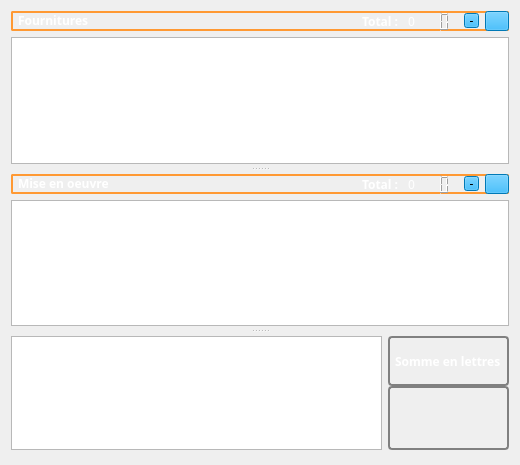
<?xml version="1.0" encoding="UTF-8"?>
<ui version="4.0">
 <class>i_table_fixedrow</class>
 <widget class="QWidget" name="i_table_fixedrow">
  <property name="geometry">
   <rect>
    <x>0</x>
    <y>0</y>
    <width>520</width>
    <height>465</height>
   </rect>
  </property>
  <property name="sizePolicy">
   <sizepolicy hsizetype="Preferred" vsizetype="MinimumExpanding">
    <horstretch>0</horstretch>
    <verstretch>0</verstretch>
   </sizepolicy>
  </property>
  <property name="font">
   <font>
    <family>Trajan Pro</family>
   </font>
  </property>
  <property name="windowTitle">
   <string>Form</string>
  </property>
  <layout class="QHBoxLayout" name="horizontalLayout_4">
   <property name="spacing">
    <number>4</number>
   </property>
   <item>
    <widget class="QSplitter" name="splitter">
     <property name="orientation">
      <enum>Qt::Vertical</enum>
     </property>
     <property name="handleWidth">
      <number>10</number>
     </property>
     <property name="childrenCollapsible">
      <bool>true</bool>
     </property>
     <widget class="QWidget" name="layoutWidget">
      <layout class="QVBoxLayout" name="verticalLayout">
       <item>
        <layout class="QVBoxLayout" name="verticalLayout_3">
         <property name="topMargin">
          <number>0</number>
         </property>
         <item>
          <widget class="QWidget" name="Fournitures_header" native="true">
           <property name="minimumSize">
            <size>
             <width>0</width>
             <height>20</height>
            </size>
           </property>
           <property name="maximumSize">
            <size>
             <width>16777215</width>
             <height>20</height>
            </size>
           </property>
           <property name="styleSheet">
            <string notr="true">QWidget#Fournitures_header{

	background-color:  qlineargradient(x1:0, y1:0, x2:0, y2:1,
                                      stop:0 #616161, stop: 0.5 #505050,
                                      stop: 0.6 #434343, stop:1 #656565);
border: 2px solid rgb(255, 153, 51);
border-radius: 2px;
}</string>
           </property>
           <layout class="QHBoxLayout" name="horizontalLayout_2">
            <property name="leftMargin">
             <number>7</number>
            </property>
            <property name="topMargin">
             <number>0</number>
            </property>
            <property name="rightMargin">
             <number>0</number>
            </property>
            <property name="bottomMargin">
             <number>0</number>
            </property>
            <item>
             <widget class="QLabel" name="label_2">
              <property name="sizePolicy">
               <sizepolicy hsizetype="Expanding" vsizetype="Preferred">
                <horstretch>0</horstretch>
                <verstretch>0</verstretch>
               </sizepolicy>
              </property>
              <property name="minimumSize">
               <size>
                <width>0</width>
                <height>0</height>
               </size>
              </property>
              <property name="maximumSize">
               <size>
                <width>16777215</width>
                <height>15</height>
               </size>
              </property>
              <property name="font">
               <font>
                <family>Trajan Pro</family>
                <pointsize>9</pointsize>
                <weight>75</weight>
                <italic>false</italic>
                <bold>true</bold>
               </font>
              </property>
              <property name="styleSheet">
               <string notr="true">color: rgb(255, 255, 255);</string>
              </property>
              <property name="text">
               <string>Fournitures</string>
              </property>
             </widget>
            </item>
            <item>
             <widget class="QLabel" name="label_total_fournitures">
              <property name="font">
               <font>
                <family>Trajan Pro</family>
                <weight>75</weight>
                <bold>true</bold>
               </font>
              </property>
              <property name="styleSheet">
               <string notr="true">color:rgb(255, 255, 255);</string>
              </property>
              <property name="text">
               <string>Total : </string>
              </property>
             </widget>
            </item>
            <item>
             <widget class="QLabel" name="label_total_fournitures_num">
              <property name="styleSheet">
               <string notr="true">color:rgb(255, 255, 255);</string>
              </property>
              <property name="text">
               <string>0</string>
              </property>
             </widget>
            </item>
            <item>
             <widget class="QLCDNumber" name="lcdNumber">
              <property name="styleSheet">
               <string notr="true">color: rgb(0, 170, 255);</string>
              </property>
              <property name="frameShape">
               <enum>QFrame::NoFrame</enum>
              </property>
              <property name="digitCount">
               <number>2</number>
              </property>
              <property name="segmentStyle">
               <enum>QLCDNumber::Outline</enum>
              </property>
             </widget>
            </item>
            <item>
             <widget class="QToolButton" name="toolButton">
              <property name="maximumSize">
               <size>
                <width>15</width>
                <height>15</height>
               </size>
              </property>
              <property name="styleSheet">
               <string notr="true">color:rgb(0, 0, 0);
background-color: rgb(0, 170, 255);</string>
              </property>
              <property name="text">
               <string>-</string>
              </property>
              <property name="shortcut">
               <string>Backspace</string>
              </property>
             </widget>
            </item>
            <item>
             <widget class="QToolButton" name="toolButtonFournitures">
              <property name="minimumSize">
               <size>
                <width>20</width>
                <height>20</height>
               </size>
              </property>
              <property name="styleSheet">
               <string notr="true">background-color: rgb(0, 170, 255);</string>
              </property>
              <property name="text">
               <string/>
              </property>
              <property name="icon">
               <iconset resource="resources.qrc">
                <normaloff>:/files/images/kuba_arrow_button_set_1.png</normaloff>:/files/images/kuba_arrow_button_set_1.png</iconset>
              </property>
              <property name="iconSize">
               <size>
                <width>16</width>
                <height>16</height>
               </size>
              </property>
              <property name="checkable">
               <bool>false</bool>
              </property>
              <property name="toolButtonStyle">
               <enum>Qt::ToolButtonIconOnly</enum>
              </property>
              <property name="autoRaise">
               <bool>false</bool>
              </property>
             </widget>
            </item>
           </layout>
          </widget>
         </item>
         <item>
          <widget class="QTableView" name="tableView_Fournitures">
           <property name="sizeAdjustPolicy">
            <enum>QAbstractScrollArea::AdjustToContents</enum>
           </property>
           <property name="selectionMode">
            <enum>QAbstractItemView::SingleSelection</enum>
           </property>
           <property name="selectionBehavior">
            <enum>QAbstractItemView::SelectRows</enum>
           </property>
           <property name="textElideMode">
            <enum>Qt::ElideLeft</enum>
           </property>
          </widget>
         </item>
        </layout>
       </item>
      </layout>
     </widget>
     <widget class="QWidget" name="layoutWidget">
      <layout class="QVBoxLayout" name="verticalLayout_2">
       <property name="sizeConstraint">
        <enum>QLayout::SetDefaultConstraint</enum>
       </property>
       <property name="topMargin">
        <number>0</number>
       </property>
       <item>
        <widget class="QWidget" name="Meo_header" native="true">
         <property name="minimumSize">
          <size>
           <width>0</width>
           <height>20</height>
          </size>
         </property>
         <property name="maximumSize">
          <size>
           <width>16777215</width>
           <height>20</height>
          </size>
         </property>
         <property name="styleSheet">
          <string notr="true">QWidget#Meo_header{

	background-color:  qlineargradient(x1:0, y1:0, x2:0, y2:1,
                                      stop:0 #616161, stop: 0.5 #505050,
                                      stop: 0.6 #434343, stop:1 #656565);
border: 2px solid rgb(255, 153, 51);
border-radius: 2px;
}</string>
         </property>
         <layout class="QHBoxLayout" name="horizontalLayout">
          <property name="leftMargin">
           <number>7</number>
          </property>
          <property name="topMargin">
           <number>0</number>
          </property>
          <property name="rightMargin">
           <number>0</number>
          </property>
          <property name="bottomMargin">
           <number>0</number>
          </property>
          <item>
           <widget class="QLabel" name="label">
            <property name="sizePolicy">
             <sizepolicy hsizetype="Expanding" vsizetype="Preferred">
              <horstretch>0</horstretch>
              <verstretch>0</verstretch>
             </sizepolicy>
            </property>
            <property name="minimumSize">
             <size>
              <width>50</width>
              <height>15</height>
             </size>
            </property>
            <property name="maximumSize">
             <size>
              <width>16777215</width>
              <height>15</height>
             </size>
            </property>
            <property name="font">
             <font>
              <family>Trajan Pro</family>
              <pointsize>9</pointsize>
              <weight>75</weight>
              <bold>true</bold>
             </font>
            </property>
            <property name="styleSheet">
             <string notr="true">color: rgb(255, 255, 255);</string>
            </property>
            <property name="text">
             <string>Mise en oeuvre</string>
            </property>
            <property name="scaledContents">
             <bool>true</bool>
            </property>
           </widget>
          </item>
          <item>
           <widget class="QLabel" name="label_tota_meo">
            <property name="font">
             <font>
              <family>Trajan Pro</family>
              <weight>75</weight>
              <bold>true</bold>
             </font>
            </property>
            <property name="styleSheet">
             <string notr="true">color:rgb(255, 255, 255);</string>
            </property>
            <property name="text">
             <string>Total : </string>
            </property>
           </widget>
          </item>
          <item>
           <widget class="QLabel" name="label_total_meo_num">
            <property name="styleSheet">
             <string notr="true">color:rgb(255, 255, 255);</string>
            </property>
            <property name="text">
             <string>0</string>
            </property>
           </widget>
          </item>
          <item>
           <widget class="QLCDNumber" name="lcdNumber_2">
            <property name="styleSheet">
             <string notr="true">color: rgb(0, 170, 255);</string>
            </property>
            <property name="frameShape">
             <enum>QFrame::NoFrame</enum>
            </property>
            <property name="digitCount">
             <number>2</number>
            </property>
            <property name="segmentStyle">
             <enum>QLCDNumber::Outline</enum>
            </property>
           </widget>
          </item>
          <item>
           <widget class="QToolButton" name="toolButton_2">
            <property name="maximumSize">
             <size>
              <width>15</width>
              <height>15</height>
             </size>
            </property>
            <property name="toolTip">
             <string>shift+&lt;---</string>
            </property>
            <property name="toolTipDuration">
             <number>3000</number>
            </property>
            <property name="statusTip">
             <string>shift+&lt;---</string>
            </property>
            <property name="whatsThis">
             <string>shift+&lt;---</string>
            </property>
            <property name="styleSheet">
             <string notr="true">color:rgb(0, 0, 0);
background-color: rgb(0, 170, 255);</string>
            </property>
            <property name="text">
             <string>-</string>
            </property>
            <property name="shortcut">
             <string>Shift+Backspace</string>
            </property>
           </widget>
          </item>
          <item>
           <widget class="QToolButton" name="toolButton_Meo">
            <property name="minimumSize">
             <size>
              <width>20</width>
              <height>20</height>
             </size>
            </property>
            <property name="styleSheet">
             <string notr="true">background-color: rgb(0, 170, 255);</string>
            </property>
            <property name="text">
             <string/>
            </property>
            <property name="icon">
             <iconset resource="resources.qrc">
              <normaloff>:/files/images/kuba_arrow_button_set_1.png</normaloff>:/files/images/kuba_arrow_button_set_1.png</iconset>
            </property>
            <property name="iconSize">
             <size>
              <width>16</width>
              <height>16</height>
             </size>
            </property>
            <property name="popupMode">
             <enum>QToolButton::DelayedPopup</enum>
            </property>
            <property name="toolButtonStyle">
             <enum>Qt::ToolButtonIconOnly</enum>
            </property>
           </widget>
          </item>
         </layout>
        </widget>
       </item>
       <item>
        <widget class="QTableView" name="tableView_MEO">
         <property name="sizeAdjustPolicy">
          <enum>QAbstractScrollArea::AdjustToContents</enum>
         </property>
         <property name="selectionMode">
          <enum>QAbstractItemView::SingleSelection</enum>
         </property>
         <property name="selectionBehavior">
          <enum>QAbstractItemView::SelectRows</enum>
         </property>
         <property name="textElideMode">
          <enum>Qt::ElideMiddle</enum>
         </property>
        </widget>
       </item>
      </layout>
     </widget>
     <widget class="QWidget" name="layoutWidget">
      <layout class="QHBoxLayout" name="horizontalLayout_3">
       <property name="bottomMargin">
        <number>4</number>
       </property>
       <item>
        <widget class="QTableView" name="tableView_Montant">
         <property name="minimumSize">
          <size>
           <width>0</width>
           <height>0</height>
          </size>
         </property>
         <property name="maximumSize">
          <size>
           <width>16777215</width>
           <height>300</height>
          </size>
         </property>
         <property name="font">
          <font>
           <family>Tahoma</family>
          </font>
         </property>
         <property name="styleSheet">
          <string notr="true"/>
         </property>
         <property name="sizeAdjustPolicy">
          <enum>QAbstractScrollArea::AdjustToContents</enum>
         </property>
        </widget>
       </item>
       <item>
        <layout class="QVBoxLayout" name="verticalLayout_5">
         <property name="spacing">
          <number>0</number>
         </property>
         <item>
          <widget class="QLabel" name="label_3">
           <property name="minimumSize">
            <size>
             <width>0</width>
             <height>32</height>
            </size>
           </property>
           <property name="maximumSize">
            <size>
             <width>16777215</width>
             <height>50</height>
            </size>
           </property>
           <property name="font">
            <font>
             <family>Trajan Pro</family>
             <pointsize>9</pointsize>
             <weight>75</weight>
             <bold>true</bold>
            </font>
           </property>
           <property name="autoFillBackground">
            <bool>false</bool>
           </property>
           <property name="styleSheet">
            <string notr="true">QFrame, QLabel, QToolTip  {
    border: 2px solid grey;
    border-radius: 4px;
    padding: 2px;
 color:white;
	 background-color: qlineargradient(x1:0, y1:0, x2:0, y2:1,
                                      stop:0 #616161, stop: 0.5 #505050,
                                      stop: 0.6 #434343, stop:1 #656565);
}</string>
           </property>
           <property name="text">
            <string>Somme en lettres</string>
           </property>
          </widget>
         </item>
         <item>
          <widget class="QLabel" name="MoneyTextEdit">
           <property name="minimumSize">
            <size>
             <width>0</width>
             <height>0</height>
            </size>
           </property>
           <property name="maximumSize">
            <size>
             <width>16777215</width>
             <height>16777215</height>
            </size>
           </property>
           <property name="autoFillBackground">
            <bool>false</bool>
           </property>
           <property name="styleSheet">
            <string notr="true">QFrame, QLabel, QToolTip  {
    border: 2px solid grey;
    border-radius: 4px;
    padding: 2px;
 color:white;
	 background-color: qlineargradient(x1:0, y1:0, x2:0, y2:1,
                                      stop:0 #616161, stop: 0.5 #505050,
                                      stop: 0.6 #434343, stop:1 #656565);
}</string>
           </property>
           <property name="text">
            <string/>
           </property>
           <property name="scaledContents">
            <bool>false</bool>
           </property>
           <property name="alignment">
            <set>Qt::AlignLeading|Qt::AlignLeft|Qt::AlignVCenter</set>
           </property>
           <property name="wordWrap">
            <bool>true</bool>
           </property>
           <property name="margin">
            <number>5</number>
           </property>
           <property name="textInteractionFlags">
            <set>Qt::LinksAccessibleByMouse|Qt::TextSelectableByKeyboard|Qt::TextSelectableByMouse</set>
           </property>
          </widget>
         </item>
        </layout>
       </item>
      </layout>
     </widget>
    </widget>
   </item>
  </layout>
 </widget>
 <tabstops>
  <tabstop>toolButton_Meo</tabstop>
  <tabstop>tableView_MEO</tabstop>
  <tabstop>toolButtonFournitures</tabstop>
  <tabstop>tableView_Fournitures</tabstop>
 </tabstops>
 <resources>
  <include location="resources.qrc"/>
 </resources>
 <connections/>
</ui>
